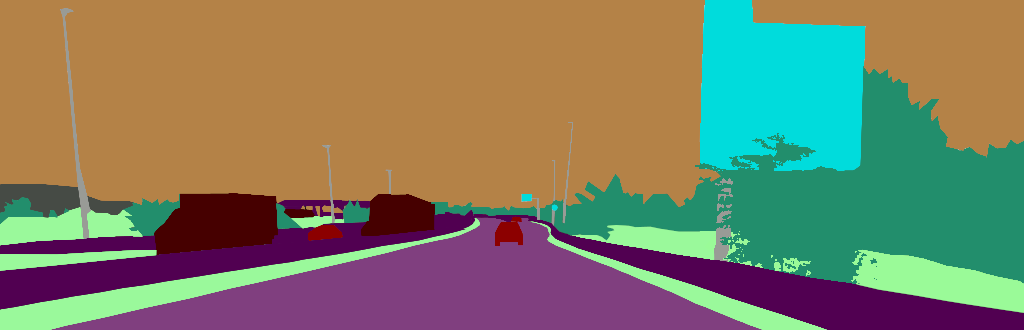
#> input picture eval/ground_t/frame_10_labelled.png, 1024 x 330 px; its folder holds 4 pictures in this run
$ python evaluation.py
#> lines starting #> are read from the running program, lines starting #| are printed output that depends on the picture; pictures that were not available may be replaced by others from this repository, and a replacement may not be noted
import numpy as np
import cv2
import os

label_to_color = {
        0: [128, 64, 128],
        1: [244, 35, 232],
        2: [70, 70, 70],
        3: [102, 102, 156],
        4: [190, 153, 153],
        5: [153, 153, 153],
        6: [250, 170, 30],
        7: [220, 220, 0],
        8: [107, 142, 35],
        9: [152, 251, 152],
        10: [70, 130, 180],
        11: [220, 20, 60],
        12: [255, 0, 0],
        13: [0, 0, 142],
        14: [0, 0, 70],
        15: [0, 60, 100],
        16: [0, 80, 100],
        17: [0, 0, 230],
        18: [119, 11, 32],
        19: [81,  0, 81]
        }

labelled = os.listdir("eval/ground_t/")
predictions = os.listdir("eval/pred/")


def get_mask(b, g, r, color, ran):
    cb = [color[0]]
    cg = [color[1]]
    cr = [color[2]]

    for i in range(ran):
        cb.append(color[0] - i)
        cb.append(color[0] + i)
        cg.append(color[1] - i)
        cg.append(color[1] + i)
        cr.append(color[2] - i)
        cr.append(color[2] + i)

    mask_b = b == 300
    mask_g = g == 300
    mask_r = r == 300
    for i in range(len(cb)):
        mask_b_p = b == cb[i]
        mask_b = np.logical_or(mask_b, mask_b_p)
        mask_g_p = g == cg[i]
        mask_g = np.logical_or(mask_g, mask_g_p)
        mask_r_p = r == cr[i]
        mask_r = np.logical_or(mask_r, mask_r_p)
    mask = np.logical_and(mask_b, mask_g)
    mask = np.logical_and(mask, mask_r)
    return mask


show = False
class_scores = [0] * len(label_to_color.keys())
class_count = [0] * len(label_to_color.keys())

for i in range(len(labelled)):
    print("READING IMAGE {}".format(i))
    img = cv2.imread("eval/ground_t/"+labelled[i])
#> img is the input picture: shape (330, 1024, 3); mean B, G, R 98.5, 124.4, 126.4
    pred = cv2.imread("eval/pred/"+predictions[i])
    h, w = img.shape[:2]
#> h = 330; w = 1024

    for cl, color in label_to_color.items():
        #print(color)
        b = img[:, :, 0]
        g = img[:, :, 1]
        r = img[:, :, 2]

        mask = get_mask(b, g, r, color, 10)
        cl_mask = np.zeros_like(img)
        cl_mask[mask] = color
        if show:
            cv2.imshow("GROUNDTRUTH", cl_mask)
            cv2.waitKey(0)

        b_pred = pred[:, :, 0]
        g_pred = pred[:, :, 1]
        r_pred = pred[:, :, 2]
        mask_pred = get_mask(b_pred, g_pred, r_pred, color, 10)
        cl_mask_pred = np.zeros_like(img)
        cl_mask_pred[mask_pred] = color
        if show:
            cv2.imshow("PREDICTION", cl_mask_pred)
            cv2.waitKey(0)

        intersection = np.logical_and(cl_mask, cl_mask_pred)
        union = np.logical_or(cl_mask, cl_mask_pred)
        iou_score = np.sum(intersection) / np.sum(union) if np.sum(union) != 0 else 0
        if iou_score != 0:
            class_scores[cl] += iou_score
            class_count[cl] += 1
#> this loop made 20 passes
#> pass 1, `b = img[:, :, 0]`:
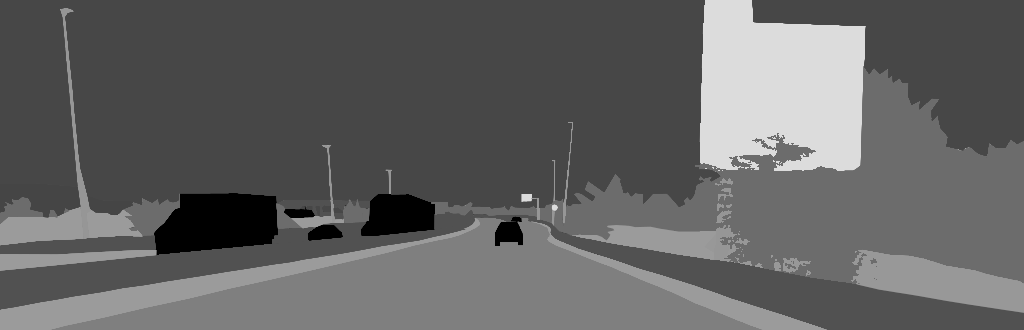
#> b: shape (330, 1024); min 0, max 223, mean 98.5
#> pass 1, `g = img[:, :, 1]`:
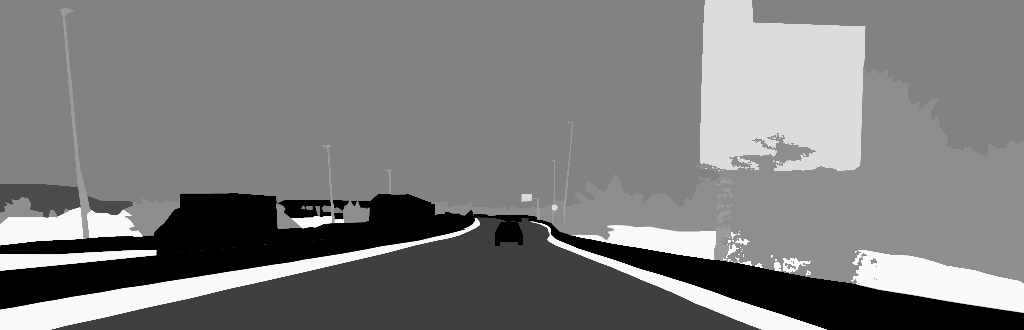
#> g: shape (330, 1024); min 0, max 250, mean 124.4
#> pass 1, `r = img[:, :, 2]`:
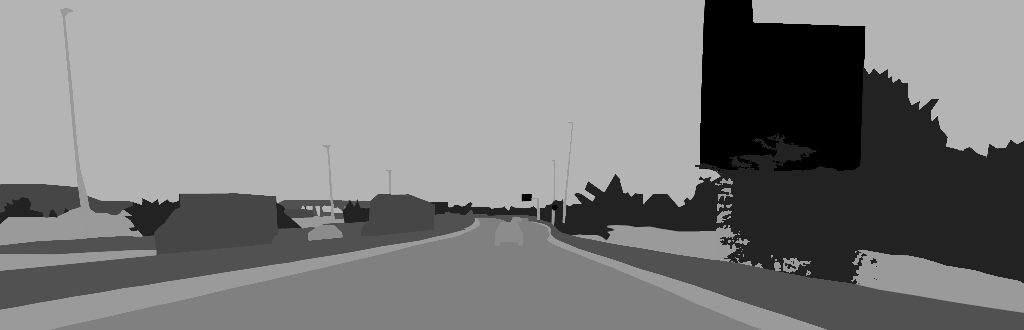
#> r: shape (330, 1024); min 0, max 188, mean 126.4
#> after the loop:
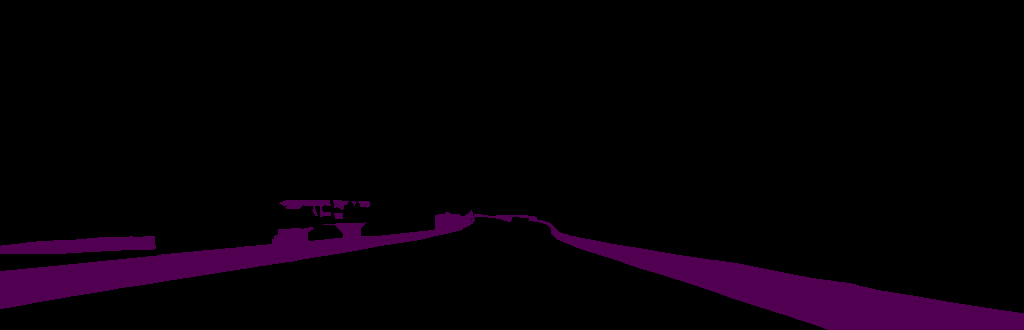
#> cl_mask: shape (330, 1024, 3); mean B, G, R 6.9, 0, 6.9
#> after the loop, class_count = [1, 0, 1, 0, 0, 1, 0, 1, 1, 1, 1, 0, 0, 1, 1, 0, 0, 0, 0, 1]; class_scores has the same summary as class_count
#> (the run stopped early here; a loop or call above may not have finished)
